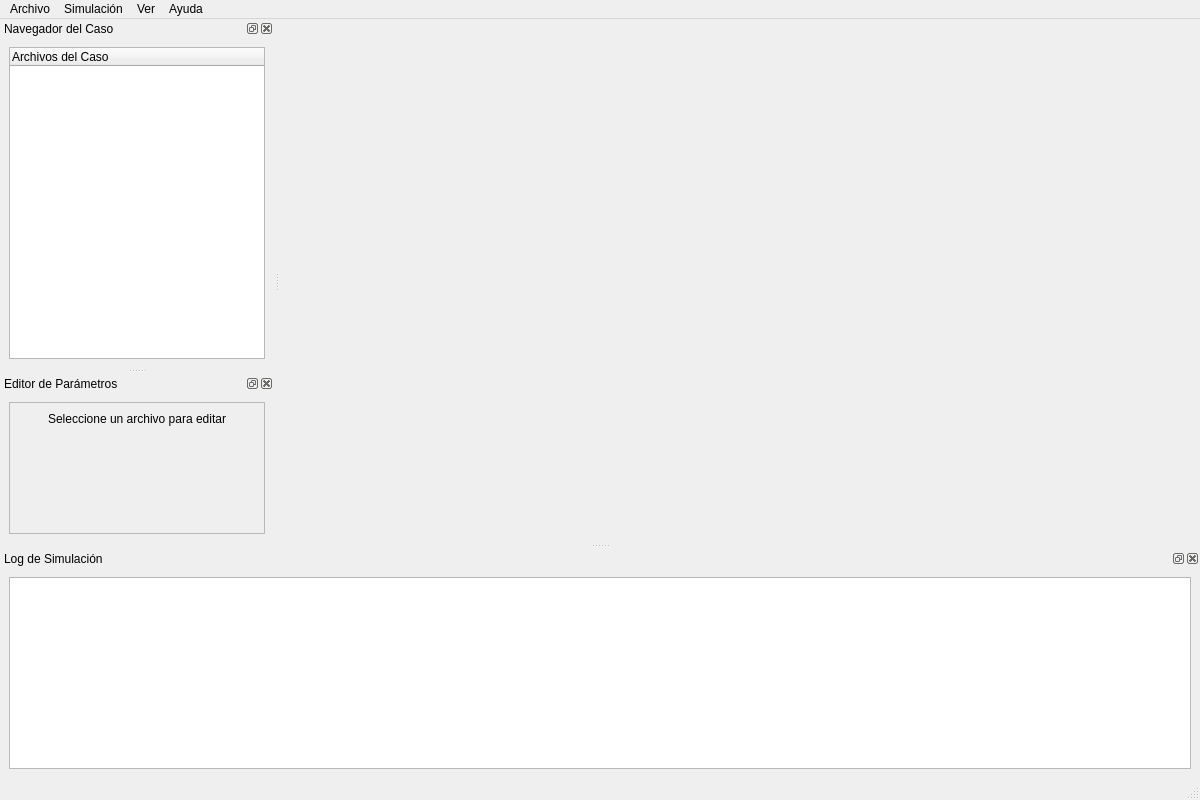
<?xml version="1.0" encoding="UTF-8"?>
<ui version="4.0">
 <class>MainWindow</class>
 <widget class="QMainWindow" name="MainWindow">
  <property name="geometry">
   <rect>
    <x>0</x>
    <y>0</y>
    <width>1200</width>
    <height>800</height>
   </rect>
  </property>
  <property name="windowTitle">
   <string>Visor de Simulaciones CFD (Dockable)</string>
  </property>
  <widget class="QWidget" name="centralwidget">
   <layout class="QVBoxLayout" name="verticalLayout">
    <item>
     <widget class="QWidget" name="vtkContainer" native="true">
      <property name="sizePolicy">
       <sizepolicy hsizetype="Expanding" vsizetype="Expanding">
        <horstretch>0</horstretch>
        <verstretch>0</verstretch>
       </sizepolicy>
      </property>
     </widget>
    </item>
   </layout>
  </widget>
  <widget class="QMenuBar" name="menubar">
   <property name="geometry">
    <rect>
     <x>0</x>
     <y>0</y>
     <width>1200</width>
     <height>33</height>
    </rect>
   </property>
   <widget class="QMenu" name="menuArchivo">
    <property name="title">
     <string>Archivo</string>
    </property>
    <addaction name="actionNueva_Simulacion"/>
    <addaction name="actionCargar_Simulacion"/>
    <addaction name="separator"/>
    <addaction name="actionGuardar_Parametros"/>
    <addaction name="separator"/>
    <addaction name="actionSalir"/>
   </widget>
   <widget class="QMenu" name="menuSimulacion">
    <property name="title">
     <string>Simulación</string>
    </property>
    <addaction name="actionEjecutar_Simulacion"/>
    <addaction name="actionLimpiar_Resultados"/>
    <addaction name="actionDetener_Simulacion"/>
    <addaction name="actionVisualizarEnParaview"/>
    <addaction name="actionCrear_Extrude"/>
   </widget>
   <widget class="QMenu" name="menuAyuda">
    <property name="title">
     <string>Ayuda</string>
    </property>
    <addaction name="actionDocumentacion"/>
    <addaction name="actionAcerca_de"/>
   </widget>
   <widget class="QMenu" name="menuVer">
    <property name="title">
     <string>Ver</string>
    </property>
    <addaction name="actionRestaurar_Docks"/>
   </widget>
   <addaction name="menuArchivo"/>
   <addaction name="menuSimulacion"/>
   <addaction name="menuVer"/>
   <addaction name="menuAyuda"/>
  </widget>
  <widget class="QStatusBar" name="statusbar"/>
  <widget class="QDockWidget" name="fileBrowserDock">
   <property name="windowTitle">
    <string>Navegador del Caso</string>
   </property>
   <attribute name="dockWidgetArea">
    <number>1</number>
   </attribute>
   <widget class="QWidget" name="dockWidgetContents_1">
    <layout class="QVBoxLayout" name="verticalLayout_2">
     <item>
      <widget class="QTreeWidget" name="fileBrowserTreeWidget">
       <column>
        <property name="text">
         <string>Archivos del Caso</string>
        </property>
       </column>
      </widget>
     </item>
    </layout>
   </widget>
  </widget>
  <widget class="QDockWidget" name="parameterEditorDock">
   <property name="windowTitle">
    <string>Editor de Parámetros</string>
   </property>
   <attribute name="dockWidgetArea">
    <number>1</number>
   </attribute>
   <widget class="QWidget" name="dockWidgetContents_2">
    <layout class="QVBoxLayout" name="verticalLayout_3">
     <item>
      <widget class="QScrollArea" name="parameterEditorScrollArea">
       <property name="widgetResizable">
        <bool>true</bool>
       </property>
       <widget class="QWidget" name="scrollAreaWidgetContents">
        <property name="geometry">
         <rect>
          <x>0</x>
          <y>0</y>
          <width>254</width>
          <height>138</height>
         </rect>
        </property>
        <layout class="QVBoxLayout" name="verticalLayout_4">
         <item>
          <widget class="QLabel" name="parameterEditorLabel">
           <property name="text">
            <string>Seleccione un archivo para editar</string>
           </property>
           <property name="alignment">
            <set>Qt::AlignmentFlag::AlignCenter</set>
           </property>
          </widget>
         </item>
         <item>
          <layout class="QFormLayout" name="parameterFormLayout"/>
         </item>
         <item>
          <spacer name="verticalSpacer">
           <property name="orientation">
            <enum>Qt::Orientation::Vertical</enum>
           </property>
           <property name="sizeHint" stdset="0">
            <size>
             <width>20</width>
             <height>40</height>
            </size>
           </property>
          </spacer>
         </item>
        </layout>
       </widget>
      </widget>
     </item>
    </layout>
   </widget>
  </widget>
  <widget class="QDockWidget" name="logDock">
   <property name="windowTitle">
    <string>Log de Simulación</string>
   </property>
   <attribute name="dockWidgetArea">
    <number>8</number>
   </attribute>
   <widget class="QWidget" name="dockWidgetContents_3">
    <layout class="QVBoxLayout" name="verticalLayout_5">
     <item>
      <widget class="QPlainTextEdit" name="logPlainTextEdit">
       <property name="readOnly">
        <bool>true</bool>
       </property>
      </widget>
     </item>
    </layout>
   </widget>
  </widget>
  <action name="actionNueva_Simulacion">
   <property name="text">
    <string>Nueva Simulación...</string>
   </property>
  </action>
  <action name="actionCargar_Simulacion">
   <property name="text">
    <string>Cargar Simulación...</string>
   </property>
  </action>
  <action name="actionGuardar_Parametros">
   <property name="text">
    <string>Guardar Parámetros</string>
   </property>
  </action>
  <action name="actionSalir">
   <property name="text">
    <string>Salir</string>
   </property>
  </action>
  <action name="actionEjecutar_Simulacion">
   <property name="text">
    <string>Ejecutar Simulación</string>
   </property>
  </action>
  <action name="actionDetener_Simulacion">
   <property name="text">
    <string>Detener Simulación</string>
   </property>
  </action>
  <action name="actionDocumentacion">
   <property name="text">
    <string>Documentación</string>
   </property>
  </action>
  <action name="actionAcerca_de">
   <property name="text">
    <string>Acerca de...</string>
   </property>
  </action>
  <action name="actionRestaurar_Docks">
   <property name="text">
    <string>Restaurar Docks</string>
   </property>
  </action>
  <action name="actionVisualizarEnParaview">
   <property name="text">
    <string>Visualizar en Paraview</string>
   </property>
   <property name="toolTip">
    <string>Lanzar ParaView para visualizar el caso</string>
   </property>
  </action>
  <action name="actionCrear_Extrude">
   <property name="text">
    <string>Crear Extrude</string>
   </property>
  </action>
  <action name="actionLimpiar_Resultados">
   <property name="text">
    <string>Limpiar Resultados de Simulación</string>
   </property>
  </action>
 </widget>
 <resources/>
 <connections/>
</ui>
